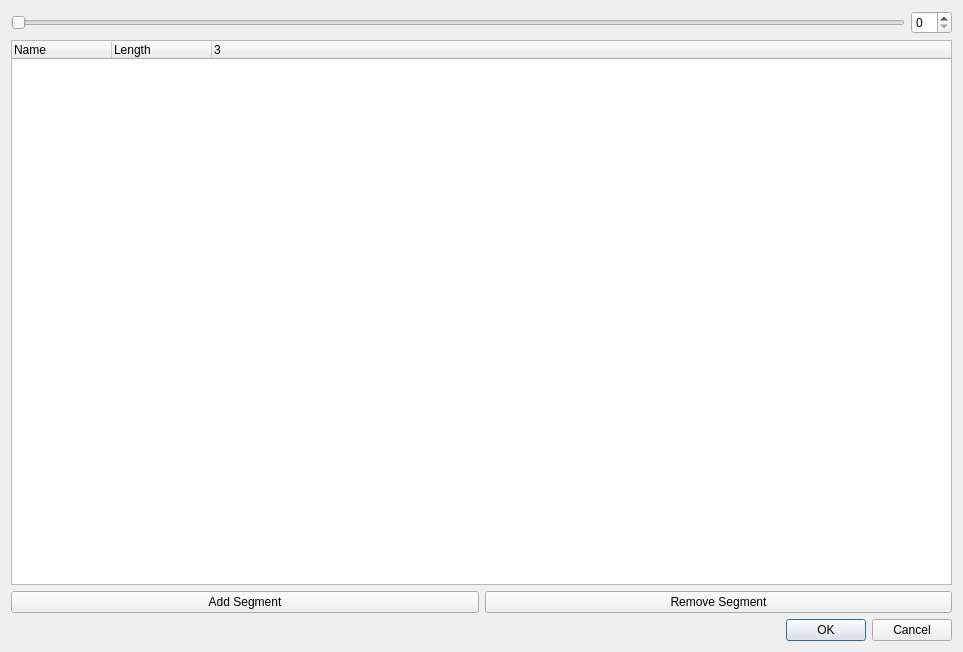
<?xml version="1.0" encoding="UTF-8"?>
<ui version="4.0">
 <class>OpenRGBZoneResizeDialog</class>
 <widget class="QDialog" name="OpenRGBZoneResizeDialog">
  <property name="geometry">
   <rect>
    <x>0</x>
    <y>0</y>
    <width>963</width>
    <height>652</height>
   </rect>
  </property>
  <property name="windowTitle">
   <string>Resize Zone</string>
  </property>
  <layout class="QGridLayout" name="gridLayout" columnstretch="1,0">
   <item row="3" column="0" colspan="2">
    <layout class="QHBoxLayout" name="horizontalLayout">
     <item>
      <widget class="QPushButton" name="AddSegmentButton">
       <property name="text">
        <string>Add Segment</string>
       </property>
      </widget>
     </item>
     <item>
      <widget class="QPushButton" name="RemoveSegmentButton">
       <property name="text">
        <string>Remove Segment</string>
       </property>
      </widget>
     </item>
    </layout>
   </item>
   <item row="0" column="0">
    <widget class="LenovoLegionGui::QTooltipedSlider" name="ResizeSlider">
     <property name="sizePolicy">
      <sizepolicy hsizetype="Preferred" vsizetype="Fixed">
       <horstretch>0</horstretch>
       <verstretch>0</verstretch>
      </sizepolicy>
     </property>
     <property name="orientation">
      <enum>Qt::Orientation::Horizontal</enum>
     </property>
    </widget>
   </item>
   <item row="1" column="0" colspan="2">
    <widget class="QTreeWidget" name="SegmentsTreeWidget">
     <property name="columnCount">
      <number>3</number>
     </property>
     <column>
      <property name="text">
       <string notr="true">Name</string>
      </property>
     </column>
     <column>
      <property name="text">
       <string>Length</string>
      </property>
     </column>
     <column>
      <property name="text">
       <string/>
      </property>
     </column>
    </widget>
   </item>
   <item row="4" column="0" colspan="2">
    <widget class="QDialogButtonBox" name="ButtonBox">
     <property name="sizePolicy">
      <sizepolicy hsizetype="Preferred" vsizetype="Fixed">
       <horstretch>0</horstretch>
       <verstretch>0</verstretch>
      </sizepolicy>
     </property>
     <property name="orientation">
      <enum>Qt::Orientation::Horizontal</enum>
     </property>
     <property name="standardButtons">
      <set>QDialogButtonBox::StandardButton::Cancel|QDialogButtonBox::StandardButton::Ok</set>
     </property>
    </widget>
   </item>
   <item row="0" column="1">
    <widget class="QSpinBox" name="ResizeBox">
     <property name="sizePolicy">
      <sizepolicy hsizetype="Minimum" vsizetype="Fixed">
       <horstretch>0</horstretch>
       <verstretch>0</verstretch>
      </sizepolicy>
     </property>
    </widget>
   </item>
  </layout>
 </widget>
 <customwidgets>
  <customwidget>
   <class>LenovoLegionGui::QTooltipedSlider</class>
   <extends>QSlider</extends>
   <header location="global">QTooltipedSlider.h</header>
  </customwidget>
 </customwidgets>
 <resources/>
 <connections>
  <connection>
   <sender>ButtonBox</sender>
   <signal>accepted()</signal>
   <receiver>OpenRGBZoneResizeDialog</receiver>
   <slot>accept()</slot>
   <hints>
    <hint type="sourcelabel">
     <x>248</x>
     <y>254</y>
    </hint>
    <hint type="destinationlabel">
     <x>157</x>
     <y>274</y>
    </hint>
   </hints>
  </connection>
  <connection>
   <sender>ButtonBox</sender>
   <signal>rejected()</signal>
   <receiver>OpenRGBZoneResizeDialog</receiver>
   <slot>reject()</slot>
   <hints>
    <hint type="sourcelabel">
     <x>316</x>
     <y>260</y>
    </hint>
    <hint type="destinationlabel">
     <x>286</x>
     <y>274</y>
    </hint>
   </hints>
  </connection>
 </connections>
</ui>
